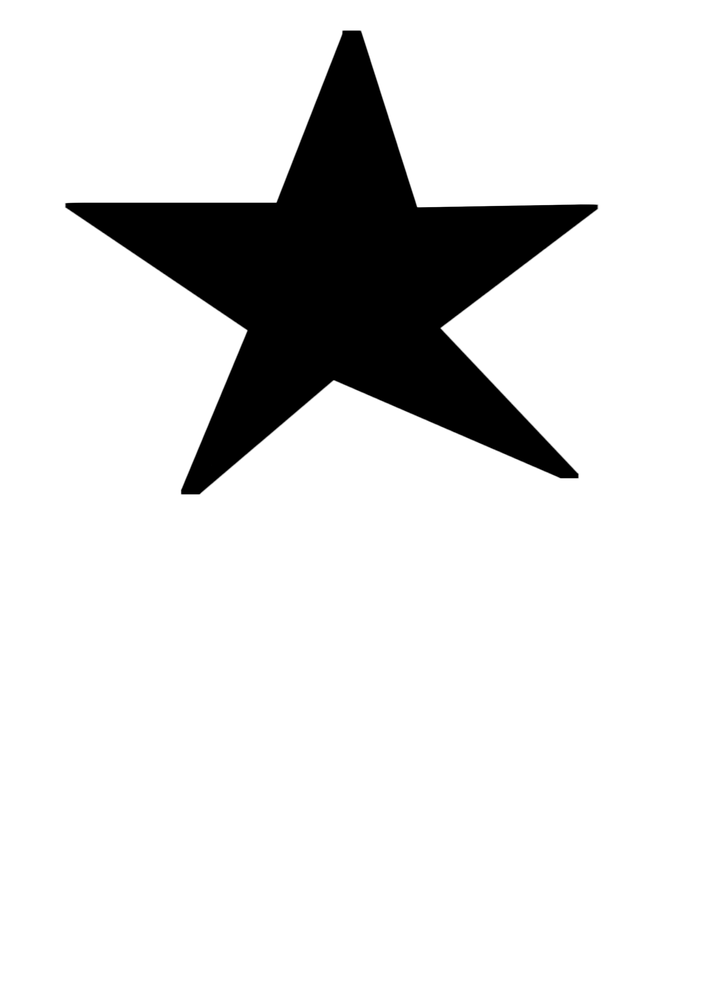
#> input picture trabalho06/estrelaTopo.png, 705 x 1000 px, shrunk from 1748 x 2480 before the run
$ jupyter execute task06.ipynb
#> lines starting #> are read from the running program, lines starting #| are printed output that depends on the picture
# Trabalho 6 - Transformada de Fourier e realce no domínio da frequência

## Preâmbulo

Série de Fourier é uma série trigonométrica usada para representar funções infinitas e periódicas complexas de processos físicos como funções trigonométricas simples de senos e cossenos.
Simplificando assim a visualização e manipulação das funções.
Foi criada por Jean Baptiste Joseph Fourier (1768-1830) em 1807.

A forma geral da série é:

$$
T(x) = \frac{a_0}{2} + \sum_{k=1}^{\infty}
[
a_n \cos{\frac{k \pi x}{L}}
+ b_n \sin{\frac{k \pi x}{L}}
]
$$

Onde:

$$
a_0 = \frac{1}{L} \int_c^{c+2L} f(x)dx
$$

$$
a_k = \frac{1}{L} \int_c^{c+2L} f(x)\cos{\frac{k \pi x}{L}} dx
$$

$$
b_k = \frac{1}{L} \int_c^{c+2L} f(x)\sin{\frac{k \pi x}{L}} dx
$$

A série de Fourier é uma importante técnica de compactação digital, por exemplo para ver imagens on-line, reproduzir músicas digitais, no cancelamento de ruídos.

Levando em consideração a função triangular abaixo:

Temos a série de Fourier que a representa:

## Código

O código, apresentado a seguir, é separado nos métodos:
* fourier_series - Calcula o valor da série de Fourier para um determinado ponto;
* draw_fourier_series - Desenha o gráfico da série de fourier para um determinado número de senos;
* fourier_magniture - Desenha o gráfico da magnitude da série de fourier.

[cell 1]
import cv2
import numpy as np
import matplotlib.pyplot as plt

plt.style.use("ggplot")


def fourier_series(n_max, x):
#> called with n_max = 1, x = -4
    def bk(k):
        return 1 / ((2 * k - 1) ** 2)

    def wk(k):
        return (2 * k - 1) * np.pi

    resp = 0
    for n in range(0, n_max):
        resp += bk(n) * np.sin(wk(n) * x)
    return .5 - (4 / (np.pi ** 2)) * resp


def draw_fourier_series(armonics):
    x = np.linspace(-4, 4, 1000)
    f = np.array([fourier_series(armonics, i) for i in x])

    plt.plot(x, f, color="red", label="Série de Fourier")
    plt.title(f"Série de Fourier com {armonics} senos")
    plt.legend()
    plt.show()
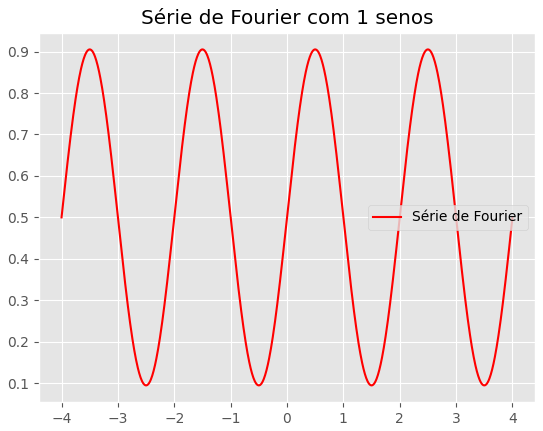
#> figure drawn by matplotlib, 1 panel; curve peaks at x = 0.501, y = 0.905

def fourier_magniture(img):
    f = np.fft.fft2(img)
    fshift = np.fft.fftshift(f)
    magnitude_spectrum = 20 * np.log(np.abs(fshift))

    plt.subplot(121), plt.imshow(img, cmap='gray')
    plt.title('Original'), plt.xticks([]), plt.yticks([])
    plt.subplot(122), plt.imshow(magnitude_spectrum, cmap='gray')
    plt.title('Magnitude'), plt.xticks([]), plt.yticks([])
    plt.show()

## Resultados

Primeiramente é desenhado o gráfico da série de Fourier usando apenas um seno como aproximação.

[cell 2]
draw_fourier_series(1)

Conforme pode ser visto, na imagem acima, a função apresenta algumas diferenças significativas, tomando como exemplo os ponstos $x=1$, $x=2$ e $x=3$ podemos ver que os valores estão um pouco distantes do esperado na figura original

[cell 3]
draw_fourier_series(10)
#> call 2 of draw_fourier_series, with armonics = 10
#> in draw_fourier_series (call 2), `plt.show()`:
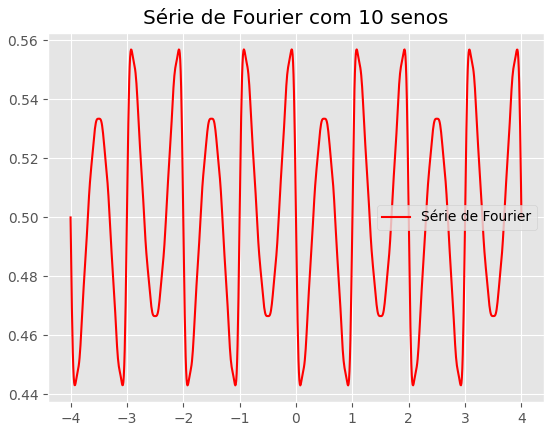
#> figure drawn by matplotlib, 1 panel; curve peaks at x = -0.0761, y = 0.557

Conforme pode-se ver acima, ao aumentar o número de senos para 10 aumenta o número de oscilações da função contudo os valores nos pontos $x=1$, $x=2$ e $x=3$ aproximam-se muito mais do esperado.

[cell 4]
draw_fourier_series(100)
#> call 3 of draw_fourier_series, with armonics = 100
#> in draw_fourier_series (call 3), `plt.show()`:
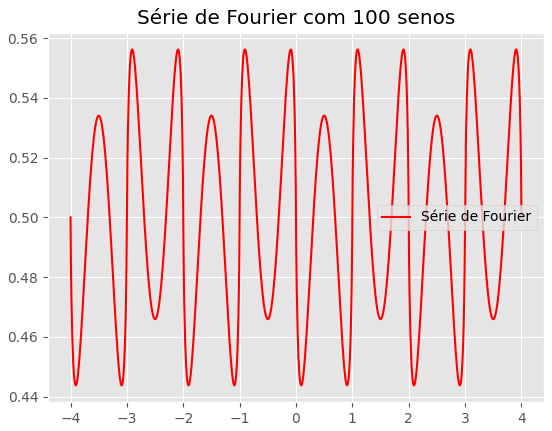
#> figure drawn by matplotlib, 1 panel; curve peaks at x = -2.09, y = 0.556

Aumentando o número para 100 senos vemos que, aparentemente não houve grande alteração no gráfico dos valores encontrados para a Série de Fourier.

[cell 5]
draw_fourier_series(1000)

Aumentando para 1000 senos vemos que o gráfico não apresenta grandes alterações, o que não justifica repetir o processo aumentando muito o número de senos além dos valores já analisados.

Agora fazendo o cálculo do módulo da transformada de Fourier e desenhando o gráfico do mesmo.

[cell 6]
estrela_topo = cv2.imread('estrelaTopo.png', 0)
#> estrela_topo is the input picture: shape (1000, 705); min 0, max 255, mean 223.5
fourier_magniture(estrela_topo)
#> in fourier_magniture, `magnitude_spectrum = 20 * np.log(np.abs(fshift))`:
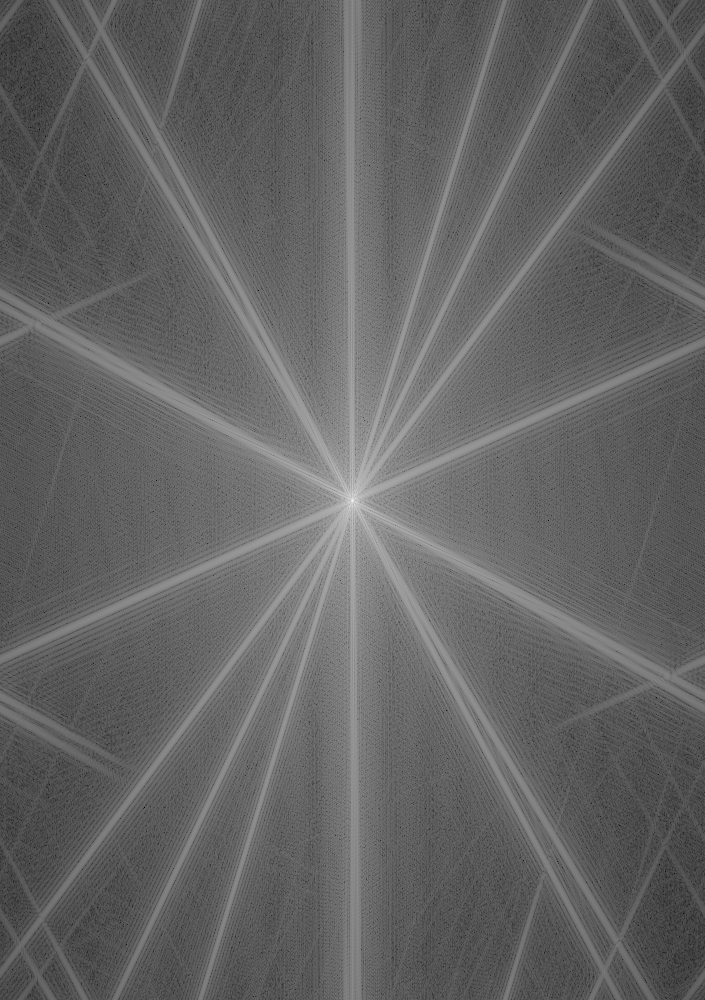
#> magnitude_spectrum: shape (1000, 705) float64; min -27.14, max 377.5, mean 131.6; drawn with min black and max white

Primeiramente é apresentado o gráfico da magniture da transformada de Fourier para a imagem com a estrela no topo do arquivo.

Em seguida é executado o mesmo cálculo mas desta vez efetuando-se uma translação na estrela da primeira figura.

[cell 7]
estrela_fundo = cv2.imread('estrelaFundo.png', 0)
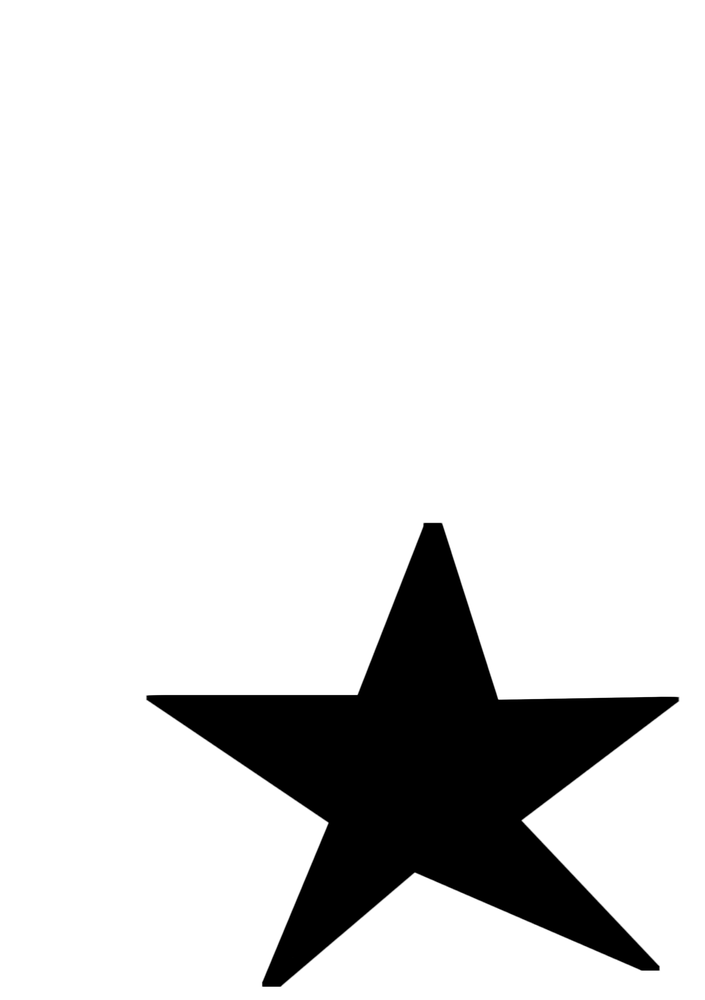
#> input picture trabalho06/estrelaFundo.png, 705 x 1000 px, shrunk from 1748 x 2480 before the run
#> estrela_fundo is the input picture: shape (1000, 705); min 0, max 255, mean 223.5
fourier_magniture(estrela_fundo)

Conforme podemos ver nas imagens acima, a magnitude da transformada de Fourier não é afetada por uma operação de translação na imagem.

Agora comprovamos visualmente a propriedade com a subtração das imagens.

[cell 8]
fourier_magniture(estrela_topo - estrela_fundo)
#> in fourier_magniture (call 3), `f = np.fft.fft2(img)`:
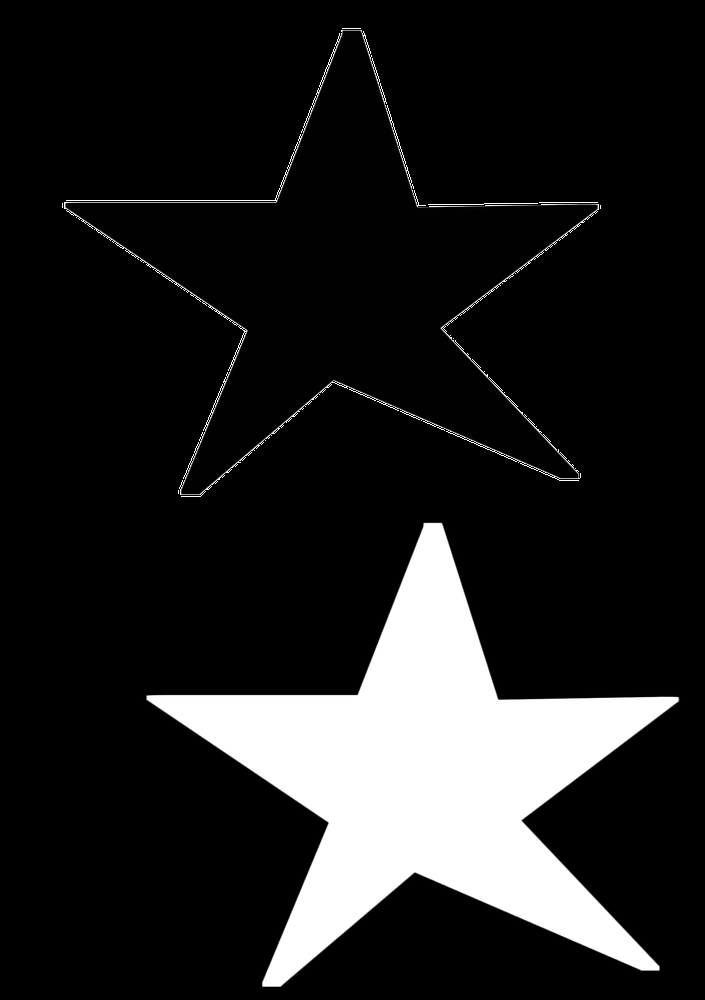
#> img: shape (1000, 705); min 0, max 255, mean 32.9
#> in fourier_magniture (call 3), `magnitude_spectrum = 20 * np.log(np.abs(fshift))`:
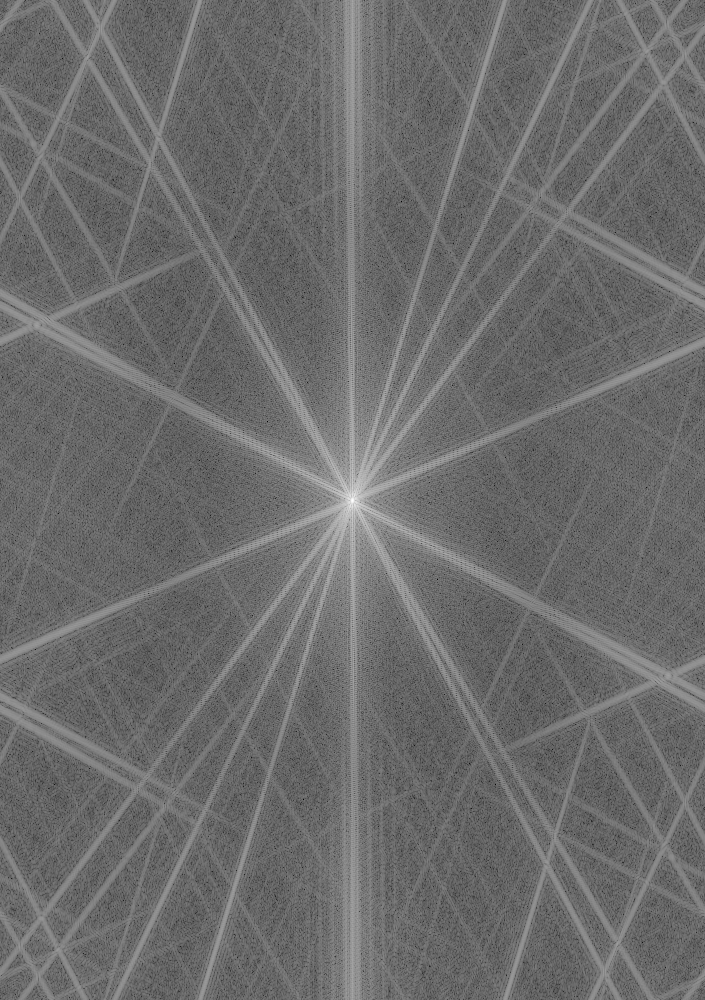
#> magnitude_spectrum: shape (1000, 705) float64; min 47.11, max 339.2, mean 171.2; drawn with min black and max white
